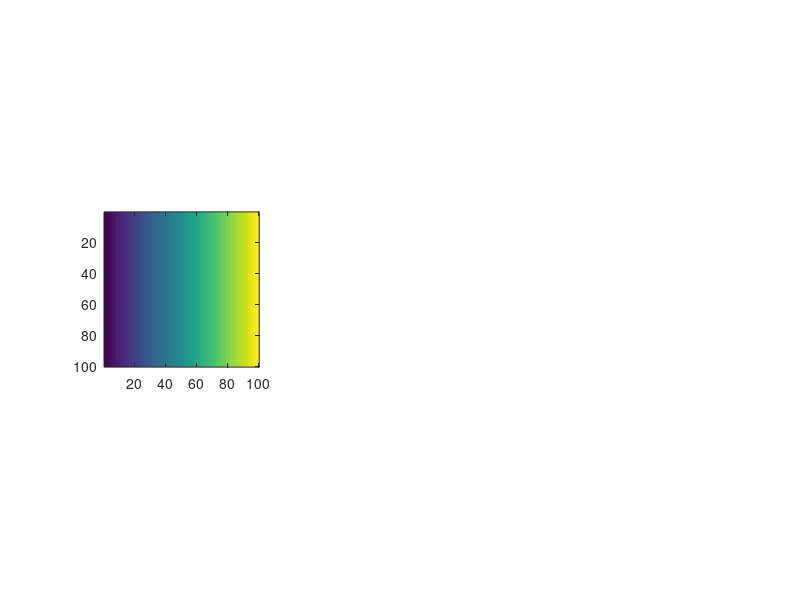

This chart was generated by the following MATLAB code: (Note: this script raises an error after producing the figure.)
close all
clc

data = repmat(1:100,100,1);
%data = [1 1 2 2; 1 1 2 2; 3 3 4 4; 3 3 4 4];

subplot(1,3,1)
imagesc(data)
axis square

reps = 100;
f    = 2;

tic
for reps = 1:reps
    %out1 = colfilt(data,[f f],'distinct',@mean);
end
toc

tic
for reps = 1:reps
    out2 = blockproc(data,[f f], @(x) mean(x.data(:)),'UseParallel',1);
end
toc


subplot(1,3,2)
imagesc(out1)
axis square

subplot(1,3,3)
imagesc(out2)
axis square